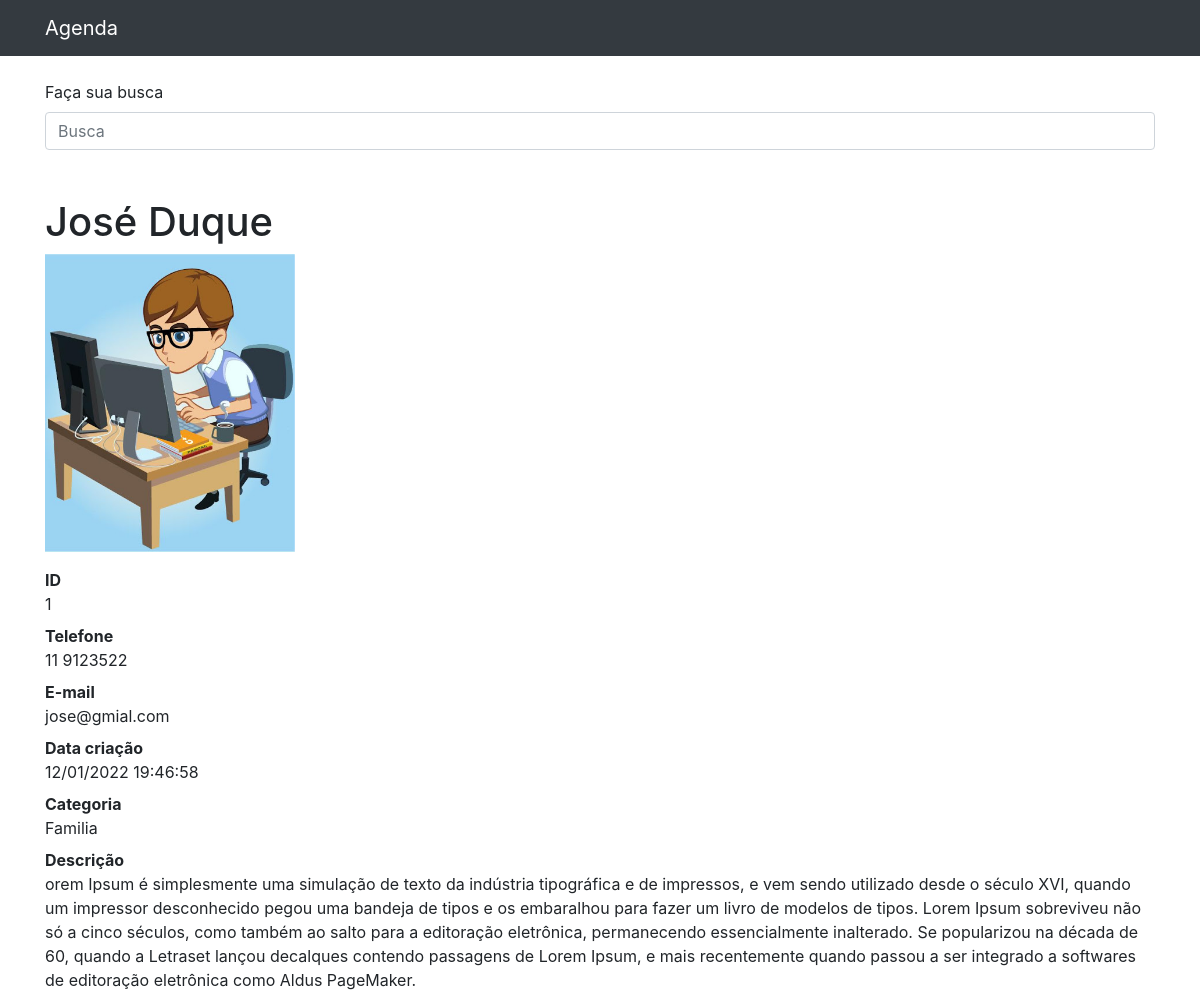
The page /1 on the database its author committed.
### contatos/models.py (models this page shows, shortened)
class Contato(models.Model):
    nome = models.CharField(max_length=30)
    sobrenome = models.CharField(max_length=30, blank=True)
    telefone = models.CharField(max_length=10)
    email = models.CharField(max_length=30, blank=True)
    data_criacao = models.DateTimeField(default=timezone.now())
    descricao = models.TextField(blank=True)
    categoria = models.ForeignKey(Categoria, on_delete=models.DO_NOTHING)
    mostar = models.BooleanField(default=True)
    foto = models.ImageField(blank=True, upload_to='fotos/%Y/%m')

class Categoria(models.Model):
    nome = models.CharField(max_length=30)
    def __str__(self):
        return self.nome

### contatos/views.py (the view)
# urls.py: path('<int:id_contato>', views.show_contato, name='show_contato'),
def show_contato(request, id_contato):
    contato = get_object_or_404(Contato, id=id_contato)
    if not contato:
       raise  Http404()
    return render(request, 'contatos/show_contato.html', {
        'contato': contato
    })

### contatos/templates/contatos/show_contato.html
{% extends 'base.html' %}
{% block conteudo %}
        <h1 class="mt-5">{{contato.nome}} {{contato.sobrenome}}</h1>
        {% if contato.foto %}
          <p>
            <img src="{{contato.foto.url}}" style="max-width: 250px; height: auto">
          </p>
        {% endif %}
        <dl>
          <dt>ID</dt>
          <dd>{{contato.id}}</dd>
          <dt>Telefone</dt>
          <dd>{{contato.telefone}}</dd>
          <dt>E-mail</dt>
          <dd>{{contato.email}}</dd>
          <dt>Data criação</dt>
          <dd>{{contato.data_criacao|date:'d/m/Y H:i:s'}}</dd>
          <dt>Categoria</dt>
          <dd>{{contato.categoria}}</dd>
          <dt>Descrição</dt>
          <dd>
            {{contato.descricao}}
          </dd>
        </dl>
{% endblock %}

### rows shown on the page
Contato: nome "José", sobrenome "Duque", foto (picture), id "1", telefone "11 9123522", email "jose@gmial.com", data_criacao "12/01/2022 19:46:58", categoria "Familia", descricao "orem Ipsum é simplesmente uma simulação de texto da indústria tipográfica e de impressos, e vem sendo utilizado desde o século XVI, quando um impressor desconhecido pegou uma bandeja de tipos e os embaralhou para fazer um livro de modelos de tipos. Lorem Ipsum sobreviveu não só a cinco séculos, como também ao salto para a editoração eletrônica, permanecendo essencialmente inalterado. Se popularizou na década de 60, quando a Letraset lançou decalques contendo passagens de Lorem Ipsum, e mais recentemente quando passou a ser integrado a softwares de editoração eletrônica como Aldus PageMaker."
